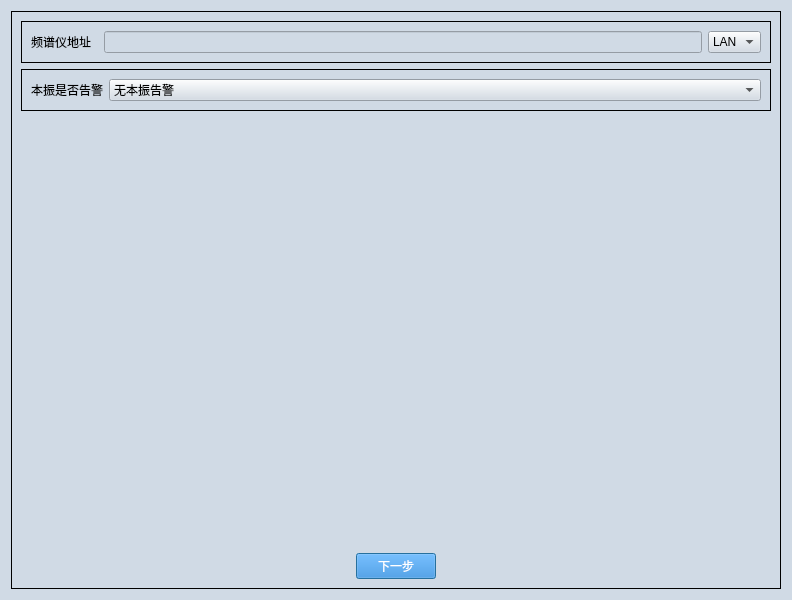
<?xml version="1.0" encoding="UTF-8"?>
<ui version="4.0">
 <class>Dialog</class>
 <widget class="QDialog" name="Dialog">
  <property name="geometry">
   <rect>
    <x>0</x>
    <y>0</y>
    <width>792</width>
    <height>600</height>
   </rect>
  </property>
  <property name="font">
   <font>
    <family>Microsoft YaHei</family>
    <pointsize>14</pointsize>
   </font>
  </property>
  <property name="windowTitle">
   <string>Dialog</string>
  </property>
  <property name="styleSheet">
   <string notr="true">QDialog{
background-color:#D0DAE5;
}

QTextBrower{
background-color:#D0DAE5;
}

QLineEdit{
background-color:#D0DAE5;
}

QWidget{
background-color:#D0DAE5;
}

QStackedWidget{
background-color:#D0DAE5;
}

QHeaderView{
background-color:#D0DAE5;
}

QLabel{
font-size:12px;
font-family:Microsoft YaHei;
background-color:#D0DAE5;
}

QPushButton{         /*按钮自适应拉伸背景*/
border-width: 2px 15px 2px 15px;
background-color:#2884D8;
color: #FFFFFF;
font-size:12px;
font-family:Microsoft YaHei;
}

QGroupBox{
font-size:12px;
font-family:Microsoft YaHei;
border:1px solid rgb(0, 0, 0); 
}</string>
  </property>
  <layout class="QGridLayout" name="gridLayout_4">
   <item row="0" column="0">
    <widget class="QGroupBox" name="groupBox">
     <property name="title">
      <string/>
     </property>
     <layout class="QGridLayout" name="gridLayout_5">
      <item row="0" column="0">
       <layout class="QVBoxLayout" name="verticalLayout">
        <item>
         <widget class="QGroupBox" name="groupBox_4">
          <property name="title">
           <string/>
          </property>
          <layout class="QGridLayout" name="gridLayout_3">
           <item row="0" column="0">
            <layout class="QHBoxLayout" name="horizontalLayout_2">
             <item>
              <widget class="QLabel" name="label_9">
               <property name="text">
                <string>频谱仪地址  </string>
               </property>
              </widget>
             </item>
             <item>
              <widget class="QLineEdit" name="lineEdit_addr_sa"/>
             </item>
             <item>
              <widget class="QComboBox" name="comboBox_sa_addr">
               <item>
                <property name="text">
                 <string>LAN</string>
                </property>
               </item>
              </widget>
             </item>
            </layout>
           </item>
          </layout>
         </widget>
        </item>
        <item>
         <widget class="QGroupBox" name="groupBox_2">
          <property name="title">
           <string/>
          </property>
          <layout class="QGridLayout" name="gridLayout_2">
           <property name="spacing">
            <number>6</number>
           </property>
           <item row="0" column="0">
            <layout class="QHBoxLayout" name="horizontalLayout" stretch="0,1">
             <item>
              <widget class="QLabel" name="label_5">
               <property name="text">
                <string>本振是否告警</string>
               </property>
              </widget>
             </item>
             <item>
              <widget class="QComboBox" name="comboBox_sg_addr">
               <item>
                <property name="text">
                 <string>无本振告警</string>
                </property>
               </item>
               <item>
                <property name="text">
                 <string>有本振告警</string>
                </property>
               </item>
              </widget>
             </item>
            </layout>
           </item>
          </layout>
         </widget>
        </item>
       </layout>
      </item>
      <item row="1" column="0">
       <spacer name="verticalSpacer">
        <property name="orientation">
         <enum>Qt::Vertical</enum>
        </property>
        <property name="sizeHint" stdset="0">
         <size>
          <width>20</width>
          <height>40</height>
         </size>
        </property>
       </spacer>
      </item>
      <item row="2" column="0">
       <layout class="QGridLayout" name="gridLayout">
        <item row="0" column="0">
         <spacer name="horizontalSpacer">
          <property name="orientation">
           <enum>Qt::Horizontal</enum>
          </property>
          <property name="sizeHint" stdset="0">
           <size>
            <width>40</width>
            <height>20</height>
           </size>
          </property>
         </spacer>
        </item>
        <item row="0" column="1">
         <widget class="QPushButton" name="pushButton_next">
          <property name="text">
           <string>下一步</string>
          </property>
         </widget>
        </item>
        <item row="0" column="2">
         <spacer name="horizontalSpacer_2">
          <property name="orientation">
           <enum>Qt::Horizontal</enum>
          </property>
          <property name="sizeHint" stdset="0">
           <size>
            <width>40</width>
            <height>20</height>
           </size>
          </property>
         </spacer>
        </item>
       </layout>
      </item>
     </layout>
    </widget>
   </item>
  </layout>
 </widget>
 <resources>
  <include location="iconQrc.qrc"/>
 </resources>
 <connections/>
</ui>
